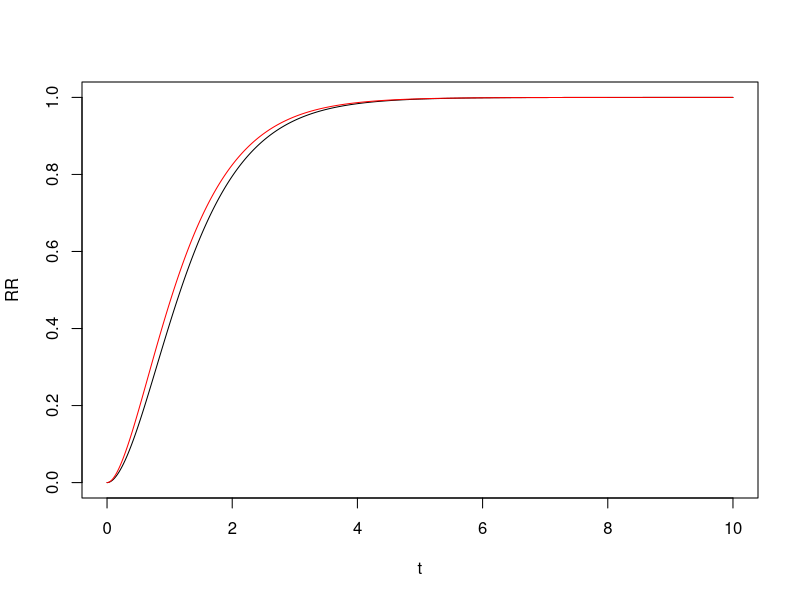
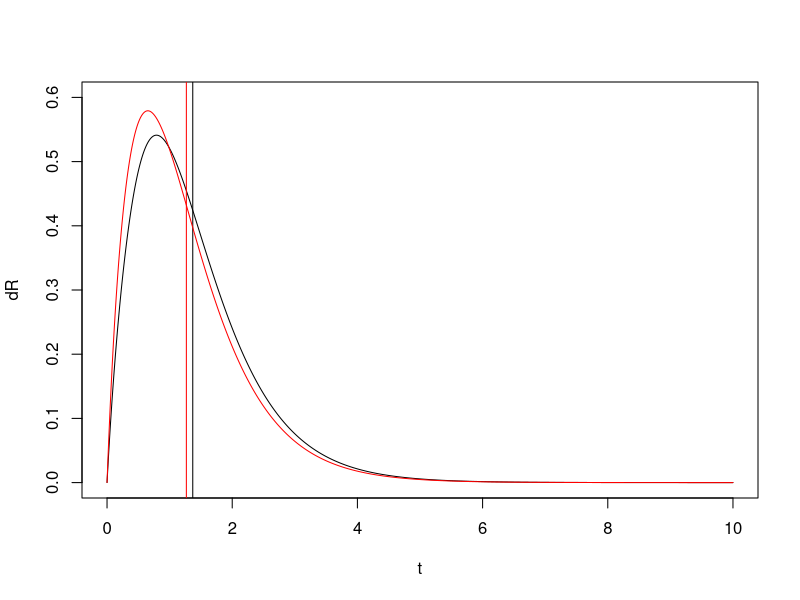

R code for these plots, in order:
# Waiting Times
TF = 6/24 # 30 minutes
TB = 3/24   # 3 hours
TR = 18/24  # 18 hours
TL = 6/24 # 30 minutes
TO = 3/24   # 1 hour

# Transitions out of F
PFF = .15
PFB = .83/(1-PFF)
PFD = 1-PFB

tF = TF/(1-PFF)
rF = 1/tF

# Transitions out of B
PBB = .05
PBF = .15/(1-PBB)
PBR = .75/(1-PBB)
PBD = 1-PBF-PBR
tB = TB/(1-PBB)
rB = 1/tB

#Transitions out of L
PLL = .15
PLO = .83/(1-PLL)
PLD = 1-PLO
tL = TL/(1-PLL)
rL = 1/tL

#Transitions out of O
POO = .05
POL = .15/(1-POO)
POB = .3/(1-POO)
POF = .45/(1-POO)
POD = 1-POL-POB-POF
tO = TO/(1-POO)
rO = 1/tO

#Transitions out of R
PRR = 0
PRF = .05/(1-PRR)
PRB = .2/(1-PRR)
PRL = .4/(1-PRR)
PRO = .35/(1-PRR)
PRD = 1-PRF-PRB-PRL-PRO
tR = TR/(1-PRR)
rR = 1/tR

########### Infinitesimal Generator for Single Feeding Cycle, QI ###################

QI = matrix(c(-rR,0,0,0,0,0,rR*PRF,-rF,rB*PBF,0,rO*POF,0,rR*PRB,rF*PFB,-rB,0,rO*POB,0,rR*PRL,0,0,-rL,rO*POL,0,rR*PRO,0,0,rL*PLO,-rO,0,0,0,rB*PBR,0,0,0),nrow=6)

## define time vector, initial condition
dt = 10^-4
tfin = 10
t = seq(0,tfin,dt)
R = 0*t
R[1] = 0
D = 0*t
D[1] = 0
v0 = c(1,0,0,0,0,0)

## compute single matrix exponential; iterate by multiplying by this "time step" matrix 
## using semigroup property, ie exp(Q*(t+dt)) = exp(Q*t)*exp(Q*dt)

Qexp = expm::expm(QI*dt)
Q = Qexp
for(i in 2:length(t)){
  temp = v0%*%Q
  R[i] = temp[6]
  D[i] = 1-sum(temp)
  Q = Q%*%Qexp
}
PS = R[length(R)]
RR = R/PS
plot(t,RR,type="l")
TS = sum(1-RR)*dt
TD = sum(1-D/(1-PS))*dt

lines(t,D/(1-PS),type="l",col="red")

dR = 0*R
dD = 0*D
for(i in 1:(length(R)-1)){
  dR[i] = (R[i+1]-R[i])/dt/PS
  dD[i] = (D[i+1]-D[i])/dt/(1-PS)
}
plot(t,dR,type="l", ylim=c(0,.6))
abline(v = TS)
lines(t,dD,type="l",col="red")
abline(v = TD,col="red")


############################ NOTE TO SELF ###############################
#
# Need to consider laying eggs successfully before dying in final bout
# for a better estimate of the expected number of eggs per lifetime;
# should be negligibly small, but for the sake of completeness shouldn't
# be too difficult to compute...
#
#########################################################################
